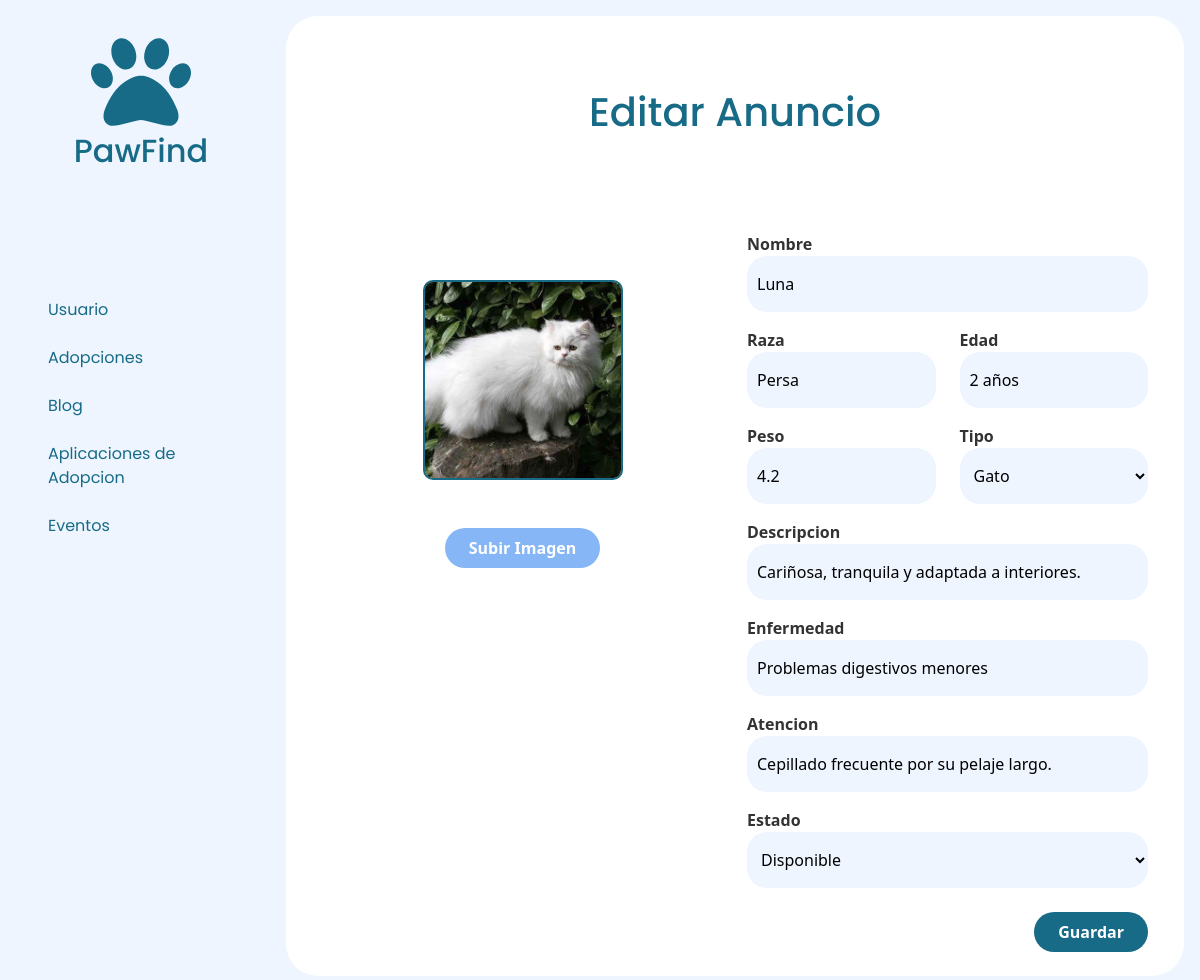
The app's page /index.php?c=admin&a=editarAnuncio&id=2 (signed in) with its own data.
### tables this page shows
CREATE TABLE `imagen_adopcion` (
  `id_imagen` int(11) NOT NULL,
  `id_mascota_adopcion` int(11) NOT NULL,
  `url_uno` varchar(255) DEFAULT NULL,
  `url_dos` varchar(255) DEFAULT NULL,
  `url_tres` varchar(255) DEFAULT NULL,
  `url_cuatro` varchar(255) DEFAULT NULL
);

CREATE TABLE `mascota_adopcion` (
  `id_mascota_adopcion` int(11) NOT NULL,
  `id_usuario` int(11) NOT NULL,
  `nombre` varchar(100) NOT NULL,
  `raza` varchar(100) NOT NULL,
  `edad` varchar(30) NOT NULL,
  `peso` double NOT NULL,
  `tipo` varchar(100) NOT NULL,
  `descripcion` varchar(500) NOT NULL,
  `estado` varchar(20) NOT NULL,
  `atencion` varchar(250) NOT NULL,
  `enfermedad` varchar(250) NOT NULL
);

### app/controllers/adminController.php (called while the page is built, shortened)
<?php
require_once __DIR__ . '/../models/Evento.php';
require_once __DIR__ . '/../models/MascotaAdopcion.php';
class adminController
{
    public function editarAnuncio()
    {
        require_once("app/views/head.php");
        require_once("app/views/admin/editarAnuncio.php");
    }
}

### index.php (called while the page is built, shortened)
<?php
require_once("rutas.php");
?>

### app/models/MascotaAdopcion.php (called while the page is built, shortened)
<?php
require_once __DIR__ . '/../../config/database.php';
class MascotaAdopcion{
    public static function buscarMascota($id)
    {
        global $conn;
        try {
            $stmt = $conn->prepare("SELECT * FROM mascota_adopcion WHERE id_mascota_adopcion = ?");
            $stmt->bind_param("i", $id);
            $stmt->execute();
            $resultado = $stmt->get_result();
            $mascota = $resultado->fetch_assoc();
            $sqlImg = "SELECT url_uno, url_dos, url_tres, url_cuatro FROM imagen_adopcion WHERE id_mascota_adopcion = ?";
            $stmtImg = $conn->prepare($sqlImg);
            $stmtImg->bind_param("i", $id);
            $stmtImg->execute();
            $resImg = $stmtImg->get_result();
            $imagenes = [];
            if ($row = $resImg->fetch_assoc()) {
                foreach (['url_uno', 'url_dos', 'url_tres', 'url_cuatro'] as $campo) {
                    if (!empty($row[$campo])) {
                        $imagenes[] = $row[$campo];
                    }
                }
            }
            $mascota['imagenes'] = $imagenes;
            return $mascota;
        } catch (mysqli_sql_exception $e) {
            die("Error al insertar solicitud: " . $e->getMessage());
        }
    }
}

### app/views/admin/editarAnuncio.php (the view, shortened to what this page needs)
<?php
if (isset($_GET['id'])) {
    $id = $_GET['id'];
    require_once  'app/models/MascotaAdopcion.php';
    $mascota = MascotaAdopcion::buscarMascota($id);
}
?>
<body class="body-admin bg-celeste">
    <div class=" bg-celeste">
        <?php include "aside.php" ?>
    </div>
    <div class=" m-3 ms-1 p-4 bg-white rounded-5">
        <h1 class=" text-center txt-azul-oscuro mt-5">Editar Anuncio</h1>
        <form action="index.php?c=admin&a=guardarEditAnuncio" method="POST" class="mt-5" enctype="multipart/form-data">
        <div class="container  mt-5 pt-5">
            <div class="row">
                <div class="col">
                    <div class="mb-3 d-flex flex-column justify-content-center align-items-center">
                        <div class="img-preview m-5 ">
                            <img src="<?= htmlspecialchars($mascota['imagenes'][0])  ?>" alt="Image preview" id="imgpreview" class="imgpreview text-center" data-preview>
                        </div>
                        <div class="text-center">
                            <button class="d-inline border-0 px-4 py-2 bg-celeste-oscuro rounded-5 text-white fw-bold" id="btnImgAdopciones" data-btn>Subir Imagen</button>
                        </div>
                    </div>
                </div>
                <div class="col">
                        <div class="mb-3">
                            <label>Nombre</label>
                            <input type="text" name="nombre" class="input-adopcion bg-celeste" value="<?php echo $mascota['nombre']?>">
                        </div>
                        <div class="row">
                            <div class="col mb-3">
                                <label>Raza</label>
                                <input type="text" name="raza" class="input-adopcion bg-celeste" value="<?php echo $mascota['raza']?>">
                            </div>
                            <div class="col mb-3">
                                <label>Edad</label>
                                <input type="text" name="edad" class="input-adopcion bg-celeste" value="<?php echo $mascota['edad']?>">
                            </div>
                        </div>
                        <div class="row">
                            <div class="col mb-3">
                                <label>Peso</label>
                                <input type="text" name="peso" class="input-adopcion bg-celeste"
                                value="<?php echo $mascota['peso']?>">
                            </div>
                            <div class="col mb-3">
                            <label>Tipo</label>
                                <select name="tipo" id="addEstadoUsuario" class="input-adopcion bg-celeste">
                                    <option value="Gato" <?= ($mascota['tipo'] == 'Gato') ? 'selected' : '' ?>>Gato</option>
                                </select>
                            </div>
                        </div>
                        <div class="col mb-3">
                            <label>Descripcion</label>
                            <input type="text" name="descripcion" value="<?php echo $mascota['descripcion']?>" class="input-adopcion bg-celeste">
                        </div>
                        <div class="col mb-3">
                            <label>Enfermedad</label>
                            <input type="text" name="enfermedad" value="<?php echo $mascota['enfermedad']?>" class="input-adopcion bg-celeste">
                        </div>
                        <div class="col mb-3">
                            <label>Atencion</label>
                            <input type="text" name="atencion"  value="<?php echo $mascota['atencion']?>" class="input-adopcion bg-celeste">
                        </div>
                        <div class="row">
                            <div class="col mb-3">
                            <label>Estado</label>
                                <select name="estado" id="addEstadoUsuario" class="input-adopcion bg-celeste">
                                    <option value="Disponible" <?= ($mascota['estado'] == 'Disponible') ? 'selected' : '' ?>>Disponible</option>
                                </select>
                            </div>
                        </div>
                        <div class="text-end">
                            <button class="d-inline border-0 px-4 py-2 bg-azul-oscuro rounded-5 text-white fw-bold mt-2 text-end" type="submit">Guardar</button>
                        </div>
                    </form>
                </div>
</body>

### assets/style/style.css (style rules this page uses)
a, h1, h2, h3, h4, h5, h6, p { font-family: "Poppins", sans-serif; }
.bg-azul-oscuro { background-color: #176B87; }
.bg-celeste { background-color: #EEF5FF; }
.bg-celeste-oscuro { background-color: #86B6F6; }
.txt-azul-oscuro { color: #176B87; }
img { object-fit: cover; background-repeat: none; }
.body-admin { display: grid; grid-template-columns: auto 1fr; }
.img-preview { width: 350px; min-height: 200px; border: 2px solid #176B87; display: flex; align-items: center; justify-content: center; border-radius: 20px; overflow: hidden; }
.imgpreview { min-width: 100%; min-height: 100%; object-fit: cover; }
.input-adopcion { border: 0; border-radius: 20px; padding: 16px 10px ; display: flex; width: 100%; }
label { font-weight: bold; color: #333; }
.img-preview { width: 200px; height: 200px; border-radius: 10px; background-color: #ddd; display: flex; align-items: center; justify-content: center; overflow: hidden; }
.img-preview img { max-width: 100%; max-height: 100%; }

### records on screen
imagen_adopcion: url_uno (picture)
mascota_adopcion: nombre "Luna", raza "Persa", edad "2 años", peso "4.2", tipo "Gato", descripcion "Cariñosa, tranquila y adaptada a interiores.", enfermedad "Problemas digestivos menores", atencion "Cepillado frecuente por su pelaje largo.", estado "Disponible"
